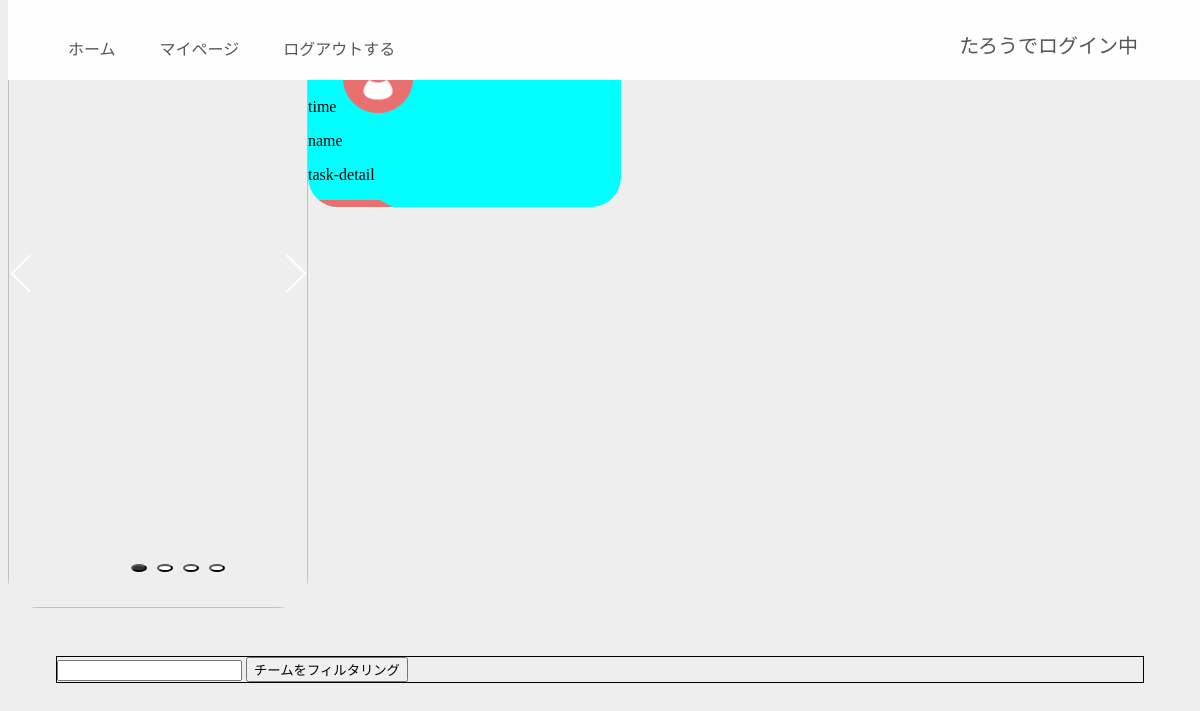
Page / (signed in) on the earlier database version.
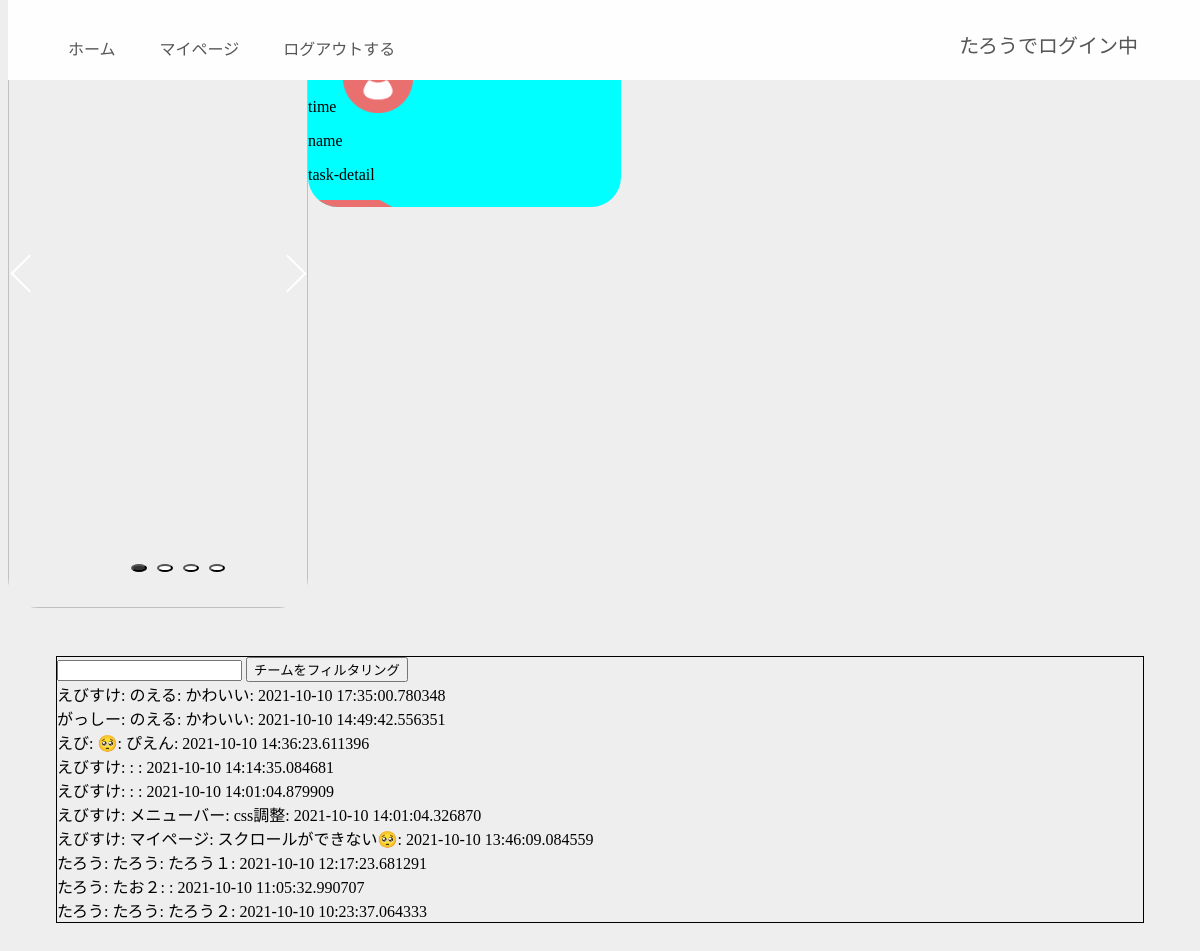
Same page on the later database version.
### models/models.py (models this page shows, shortened)
class User(Base):
    __tablename__ = 'users'
    id = Column(Integer, primary_key=True, nullable=False)
    user_name = Column(String(128), unique=True, nullable=False)
    hashed_password = Column(String(128), nullable=False)
    menter_id = Column(Integer, nullable=False)
    team_name = Column(String(128))
    goal = Column(Text)

class Task(Base):
    __tablename__ = 'tasks'
    id = Column(Integer, primary_key=True, nullable=False)
    content = Column(Text, nullable=False)
    detail = Column(Text)
    completed = Column(Boolean, default=False)
    user_id = Column(Integer, ForeignKey('users.id'))
    next_flag = Column(Boolean, default=False)
    done_datetime = Column(DateTime)
    user_name = Column(String(128))
    user = relationship("User", backref=backref('tasks', order_by=id), cascade="delete")

### app/app.py (the view)
@app.route("/")
def index():
    if "user_id" in session and User.query.get(session["user_id"]):
        if "team_name" in session:
            all_tasks = Task.query.filter_by(completed=True).outerjoin(User, User.id == Task.user_id).filter(User.team_name == session["team_name"]).order_by(Task.done_datetime.desc())
        else:
            all_tasks = Task.query.filter_by(completed=True).order_by(Task.done_datetime.desc())
        user_id = session["user_id"]
        user = User.query.get(user_id)
        name = user.user_name
        myteam_name = user.team_name
        return render_template("index.html", name=name, all_tasks=all_tasks, myteam_name=myteam_name)
    else:
        return redirect(url_for("top",status="logout"))

### app/templates/index.html (shortened to what this page needs)
<!DOCTYPE html>
<html>
    <head>
    <link rel="stylesheet" type="text/css" href="https://cdn.jsdelivr.net/npm/slick-carousel@1.8.1/slick/slick.css">
    <link rel="stylesheet" href=" ./static/css/home.css">
    </head>
    <header>
        <ul class="header_wrapper">
            <a href="/">ホーム</a>
            <a href="/mypage">マイページ</a>
            <a href="/logout">ログアウトする</a>
        </ul>
        <div class="account_name">{{name}}でログイン中</div>
      </header>
    <body>
    <div class="home-flex">
        <div class="section-slider">
            <div class="slider">
                <img class="slider-item" src="./static/img/menter1.jpg" alt="">
            </div>
        </div>
        <div class="section-timeline">
            <div class="tweet-container">
                <div class="tweet-box">
                    <p class="time">time</p>
                    <p class="name">name</p>
                    <p class="detail">task-detail</p>
                    <img class="done-rebbon" src="./static/img/done-rebbon.png" alt="">
                </div>
            </div>
        </div>
    </div>
    <div style="margin: 3em; border: 1px solid #000">
        <form action="/filter_team" method="post">
            <input type="text" name="filter_team">
            <button type="submit">チームをフィルタリング</button>
        </form>
        {% for task in all_tasks %}
        <div>
            {{task.user_name}}: {{task.content}}: {{task.detail}}: {{task.done_datetime}}
        </div>
        {% endfor %}
    </div>
    </body>
</html>

### app/static/css/home.css (style rules this page uses)
* { overflow: hidden; }
header { padding-top: 20px; overflow: hidden; background: #fefefe; position: fixed; top: 0px; width: 100%; height:60px; z-index: 4; display: flex; justify-content: space-between; }
.account_name { color: #555; font-size: 20px; position: relative; margin-right: 70px; margin-top: 10px; }
.home-flex { display: flex; }
.section-slider { height: 600px; width: 300px; }
.slider { position: relative; z-index: 1; height: 600px; width: 300px; position: fixed; }
.slider img { height: 600px; width: 300px; }
.slider-item { object-fit: cover; width: 40vw; height: 70vh; border-radius: 30px; }
.section-timeline { width: 700px; }
.tweet-container { width: 700px; display: flex; }
.tweet-box { width: 313px; height: 199px; justify-content: space-around; border: #333; background-color: aqua; border-radius: 30px; }
.done-rebbon { width: 141px; height: 80px; right: 0px; }
body { background:#eee; }
ul { list-style:none; }
a { color:#555; text-decoration: none; margin: 0 20px; padding-bottom: 20px; }

Differences in the rows shown:
added Task: user_name "えびすけ", content "のえる", detail "かわいい", done_datetime "2021-10-10 17:35:00.780348"
added Task: user_name "がっしー", content "のえる", detail "かわいい", done_datetime "2021-10-10 14:49:42.556351"
added Task: user_name "えび", content "🥺", detail "ぴえん", done_datetime "2021-10-10 14:36:23.611396"
added Task: user_name "えびすけ", done_datetime "2021-10-10 14:14:35.084681"
added Task: user_name "えびすけ", done_datetime "2021-10-10 14:01:04.879909"
added Task: user_name "えびすけ", content "メニューバー", detail "css調整", done_datetime "2021-10-10 14:01:04.326870"
added Task: user_name "えびすけ", content "マイページ", detail "スクロールができない🥺", done_datetime "2021-10-10 13:46:09.084559"
added Task: user_name "たろう", content "たろう", detail "たろう１", done_datetime "2021-10-10 12:17:23.681291"
added Task: user_name "たろう", content "たお２", done_datetime "2021-10-10 11:05:32.990707"
added Task: user_name "たろう", content "たろう", detail "たろう２", done_datetime "2021-10-10 10:23:37.064333"
